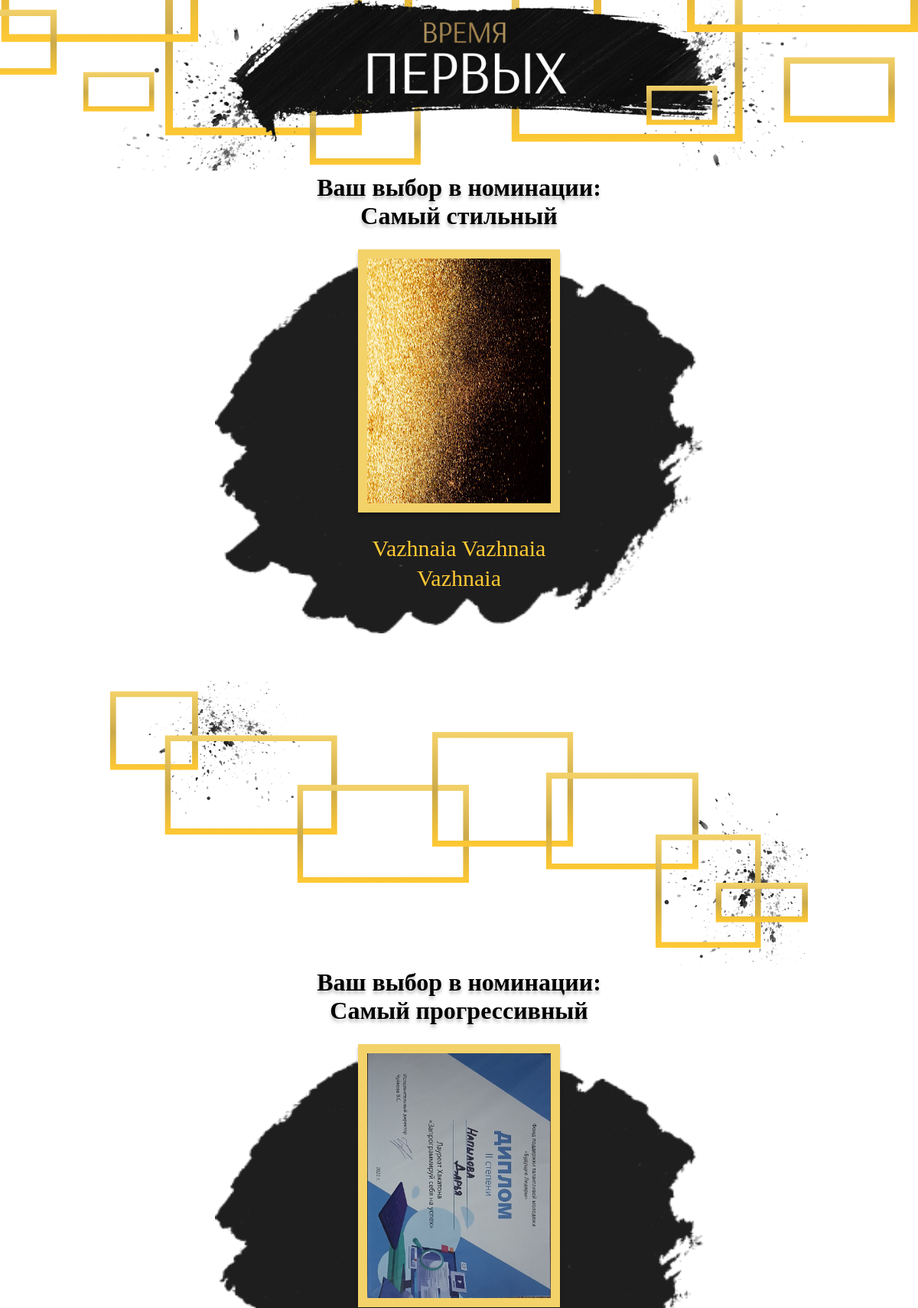
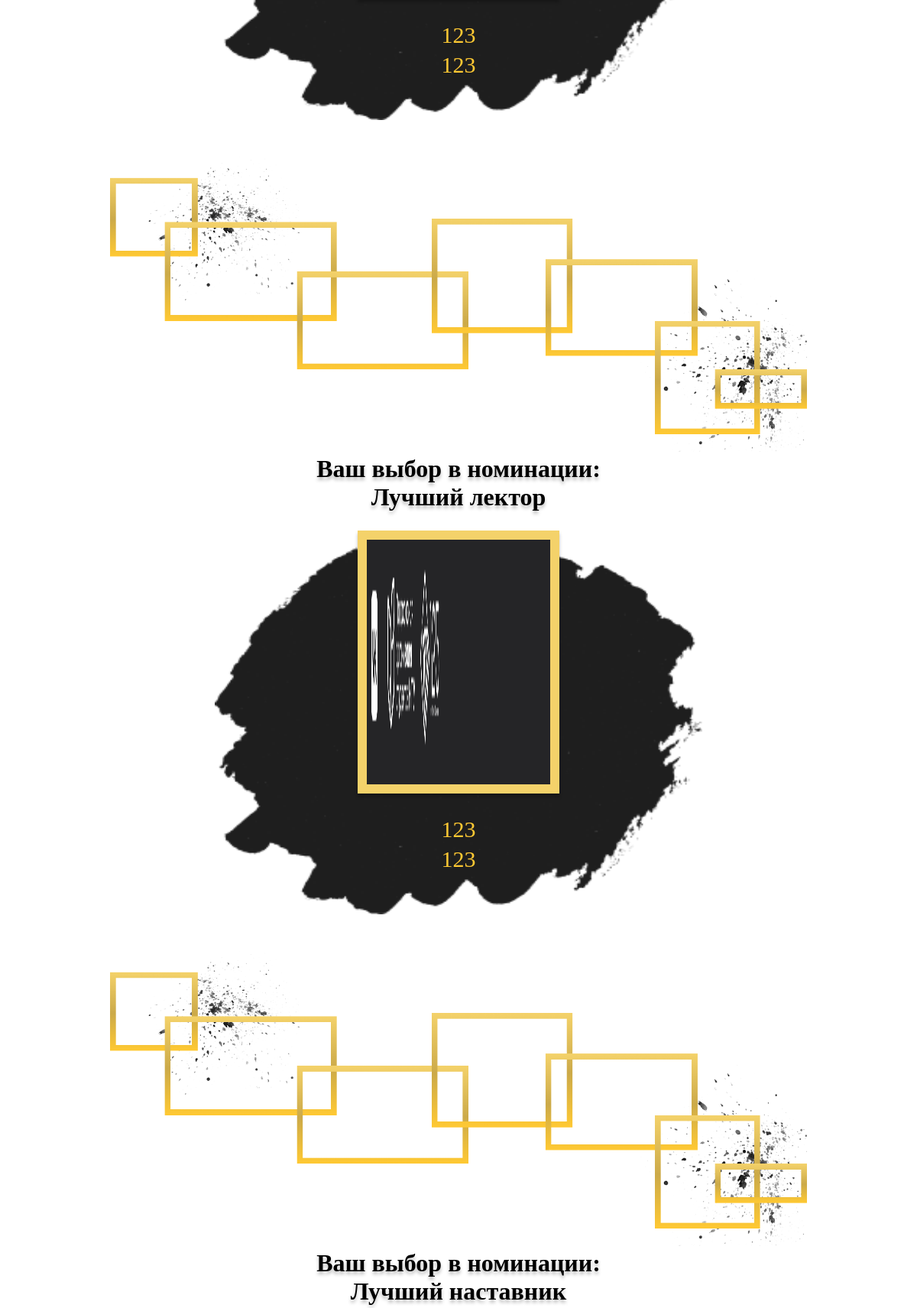
Screenshot of /voiting/ (signed in, upper part) with the database file from the repository (2 pictures, top to bottom).
### voting/models.py (models this page shows, shortened)
class CandidateTeacher(models.Model):
    nominations=models.ForeignKey(N_nsT, on_delete=models.CASCADE)
    first_name = models.CharField(max_length=255, default="123")
    second_name= models.CharField(max_length=255, default="123")
    foto = models.ImageField(upload_to="Teachers/", blank=True, verbose_name="Фотография", default='default.jpg')
    department = models.CharField(max_length=255)
    experience = models.IntegerField()
    about=models.TextField()
    id_T = models.AutoField(primary_key=True)
    class Meta:
        db_table = "Преподаватели"

class N_nsT(models.Model):
    class N_nsС(models.TextChoices):
        n1="Самый стильный",'Самый стильный'
        n2="Самый прогрессивный",'Самый прогрессивный'
        n3="Лучший лектор",'Лучший лектор'
        n4="Лучший наставник",'Лучший наставник'
        n5="Преподаватель года",'Преподаватель года'
    name=models.CharField(max_length=255,choices=N_nsС.choices, unique=True)
    def __str__(self):
        return self.name

### voting/views.py (the view)
# urls.py: path('voiting/', views.voiting, name='voiting'),
def voiting (request):
    if request.user.is_authenticated:
        objT=vars(request.user.flag)
        obj=[]
        i=0
        for n in objT:
            if (i>1):
                if (i<7):
                    obj.append(CandidateTeacher.objects.get(pk=objT[n]))
                else:
                    obj.append(CandidateStudent.objects.get(pk=objT[n]))
            i+=1
        return render(request, 'Voiting.html', {'obj':obj})
    else:
        return render(request, 'homeBefore.html')

### voting/models.py (called while the page is built)
    def __str__(self):
        return self.name

### voting/templates/Voiting.html (shortened to what this page needs)
{% extends 'Index.html' %}
{% load static %}
{% block link %}{% static 'css/V.css' %}{% endblock %}
{% block content %}
<body>
    <div>
        {% for n_s in obj %}
        <h1 class="nomination">Ваш выбор в номинации:</h1>
        <h1 class="nomination">{{n_s.nominations}}</h1>
        <div class="teacher paint">
            <img src="{{ n_s.foto.url }}" class="photo">
            <div style="margin-bottom: 50px;">
                <p class="name">{{n_s.second_name}}</p>
                <p class="name">{{n_s.first_name}}</p>
            </div>
        </div>
        <img src="{% static 'img/Волна.png' %}" class="vawe">
        {% endfor %}
    </div >
    {% endblock content%}

### templates/Index.html (shortened to what this page needs)
<!DOCTYPE html>
<html lang="ru">
{% load static %}
<head>
    <link rel="stylesheet" href="{% static 'css/Home.css' %}">
    <link rel="stylesheet" href="{% block link%}{% endblock %}">
</head>
<body>
    <div class="wrapper">
        <div class="content">
            <img src="{% static 'img/Menu.png' %}" style="width: 100%; height: auto;"></img>
            <div class="window">
                <div></div>
                <div style="margin-bottom: 50px;">{% block content%}{% endblock %}</div>
                <div></div>
            </div>
        </div>
    </div>
</body>
</html>

### static/css/Home.css (style rules this page uses)
* { margin: 0; padding: 0; }
html, body { height: 100%; }
.wrapper { position: relative; min-height: 100%; }
.content { padding-bottom: 170px; }
.window { display: grid; grid-template-columns: 12% auto 12%; width: 100%; }

### static/css/V.css (style rules this page uses)
.teacher, .student { margin-bottom: 125px; margin-top: 25px; display: grid; place-items: center; }
.paint { background-image: url('../img/back st.png'); background-repeat: no-repeat; background-position: center; background-size: 70% 100%; align-content: center; }
.photo { width:240px; height:320px; border: 12px solid var(--Linear, #F4D26A); box-shadow: 0px 4px 4px 0px rgba(0, 0, 0, 0.25); margin-bottom: 25px; }
.name { font-size: 30px; margin-top: 5px; margin-bottom: 5px; text-align: center; color: #FFC933; }
.nomination { text-align: center; text-shadow: 0px 4px 4px rgba(0, 0, 0, 0.25); font-size: 32px; margin: 0px; }
.vawe { width: 100%; height: auto; margin-top: -100px; }

### rows the page displays
CandidateTeacher: nominations "Самый стильный", foto (picture), second_name "Vazhnaia Vazhnaia", first_name "Vazhnaia"
CandidateTeacher: nominations "Самый прогрессивный", foto (picture), second_name "123", first_name "123"
CandidateTeacher: nominations "Лучший лектор", foto (picture), second_name "123", first_name "123"
CandidateTeacher: nominations "Лучший наставник"
